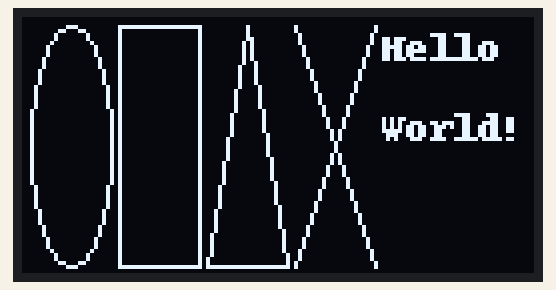
Recording of a program running on a simulated Raspberry Pi (BCM pin numbers). On the bench: 128×64 one-colour display. Library files of the repository ran but are not shown: SSD1306.py. At 0.1 s the program stops and its outputs stay as they are.

Above: at 0.1 s.

The program:

oled.py
```python
import spidev as SPI
import SSD1306
import time

from PIL import Image, ImageDraw, ImageFont


# Raspberry Pi pin configuration:
RST = 19
DC = 16
bus = 0
device = 0

# 128x64 display with hardware SPI:
disp = SSD1306.SSD1306(RST, DC, SPI.SpiDev(bus, device))

# Initialize library.
disp.begin()

# Clear display.
disp.clear()
disp.display()

# Create blank image for drawing.
# Make sure to create image with mode '1' for 1-bit color.
width = disp.width
height = disp.height
image = Image.new('1', (width, height))

# Get drawing object to draw on image.
draw = ImageDraw.Draw(image)

# Draw a black filled box to clear the image.
draw.rectangle((0,0,width,height), outline=0, fill=0)

# Draw some shapes.
# First define some constants to allow easy resizing of shapes.
padding = 2
shape_width = 20
top = padding
bottom = height-padding
# Move left to right keeping track of the current x position for drawing shapes.
x = padding
# Draw an ellipse.
draw.ellipse((x, top , x+shape_width, bottom), outline=255, fill=0)
x += shape_width+padding
# Draw a rectangle.
draw.rectangle((x, top, x+shape_width, bottom), outline=255, fill=0)
x += shape_width+padding
# Draw a triangle.
draw.polygon([(x, bottom), (x+shape_width/2, top), (x+shape_width, bottom)], outline=255, fill=0)
x += shape_width+padding
# Draw an X.
draw.line((x, bottom, x+shape_width, top), fill=255)
draw.line((x, top, x+shape_width, bottom), fill=255)
x += shape_width+padding

# Load default font.
font = ImageFont.load_default()

# Write two lines of text.
draw.text((x, top),    'Hello',  font=font, fill=255)
draw.text((x, top+20), 'World!', font=font, fill=255)

# Display image.
disp.image(image)
disp.display()
```
